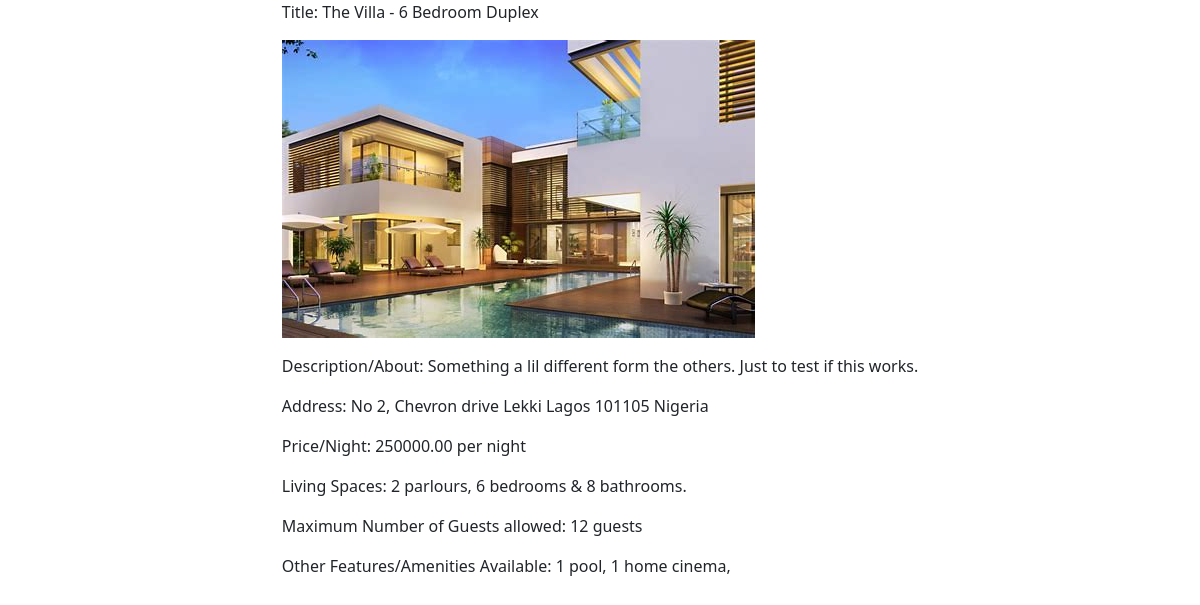
Screenshot of /property/listing/3 with the database file from the repository.
### property/models.py (models this page shows)
class Property(models.Model):
    title = models.CharField(max_length=255)
    description = models.TextField()
    address = models.CharField(max_length=255)
    city = models.CharField(max_length=100)
    state = models.CharField(max_length=100)
    zip_code = models.CharField(max_length=20)
    country = models.CharField(max_length=100)
    price_per_night = models.DecimalField(max_digits=10, decimal_places=2)
    parlours = models.PositiveIntegerField()
    bedrooms = models.PositiveIntegerField()
    bathrooms = models.PositiveIntegerField()
    guests_capacity = models.PositiveIntegerField()
    features = models.ManyToManyField('Feature', related_name='properties', blank=True)
    property_manager = models.ForeignKey(ManagerProfile, on_delete=models.CASCADE)
    is_available = models.BooleanField(default=True)
    created_at = models.DateTimeField(auto_now_add=True)
    video = models.FileField(upload_to='property_videos/', blank=True, null=True)
    picture = models.ImageField(upload_to='property_pictures/', blank=True, null=True)

class Feature(models.Model):
    name = models.CharField(max_length=255)
    number = models.PositiveIntegerField()
    def __str__(self):
        return self.name

### property/views.py (the view)
# urls.py: path('property/listing/<int:listing_id>', views.listing_details, name='listing_details'),
def listing_details(request, listing_id):
    property = get_object_or_404(Property, id=listing_id)
    return render(request, 'property/listing_detail.html', {'property': property})

### property/templates/property/listing_detail.html (shortened to what this page needs)
{% extends 'property/layout.html' %}
{% load django_bootstrap5 %}
{% block content %}
    <div class="container">
        <div class="row justify-content-md-center">
            <div class="col col-lg-2"></div>
            <div class="col-md-auto">
                    <div>
                        <p>Title: {{ property.title }}</p>
                        <p>{% if property.picture and property.video %}
                            <div id="carouselExample" class="carousel slide">
                                <div class="carousel-inner">
                                    <div class="carousel-item active">
                                        <img src="{{ property.picture.url }}" alt="{{ property.title }}" class="d-block w-100" >
                                    </div>
                                    <div class="carousel-item">
                                        <video controls>
                                            <source src="{{ property.video.url }}" type="video/mp4">
                                            Your browser does not support the video tag.
                                        </video>
                                    </div>
                                </div>
                                <button class="carousel-control-prev" type="button" data-bs-target="#carouselExample" data-bs-slide="prev">
                                <span class="carousel-control-prev-icon" aria-hidden="true"></span>
                                <span class="visually-hidden">Previous</span>
                                </button>
                                <button class="carousel-control-next" type="button" data-bs-target="#carouselExample" data-bs-slide="next">
                                <span class="carousel-control-next-icon" aria-hidden="true"></span>
                                <span class="visually-hidden">Next</span>
                                </button>
                            </div>
                        {% elif property.picture %}
                            <img src="{{ property.picture.url }}" alt="{{ property.title }}">
                        {% elif property.video %}
                            <video width="320" height="240" controls>
                                <source src="{{ property.video.url }}" type="video/mp4">
                                Your browser does not support the video tag.
                            </video>
                        {% endif %}</p>
                        <p>Description/About: {{ property.description }}</p>
                        <p>Address: {{ property.address }}
                        {{ property.city }}
                        {{ property.state }}
                        {{ property.zip_code }}
                        {{ property.country }}</p>
                        <p>Price/Night: {{ property.price_per_night }} per night</p>
                        <p>Living Spaces: {{ property.parlours }} parlours,
                        {{ property.bedrooms }} bedrooms &
                        {{ property.bathrooms }} bathrooms.</p>
                        <p>Maximum Number of Guests allowed: {{ property.guests_capacity }} guests</p>
                        <p>Other Features/Amenities Available: {% for feature in property.features.all %}
                        {{ feature.number }} {{ feature.name }},
                        {% endfor %}</p>
                    </div>
            </div>
            <div class="col col-lg-2"></div>
        </div>
    </div>
{% endblock %}

### rows the page displays
Property: title "The Villa - 6 Bedroom Duplex", picture (picture), description "Something a lil different form the others. Just to test if this works.", address "No 2, Chevron drive", city "Lekki", state "Lagos", zip_code "101105", country "Nigeria", price_per_night "250000.00", parlours "2", bedrooms "6", bathrooms "8", guests_capacity "12"
Feature: number "1", name "pool"
Feature: number "1", name "home cinema"
